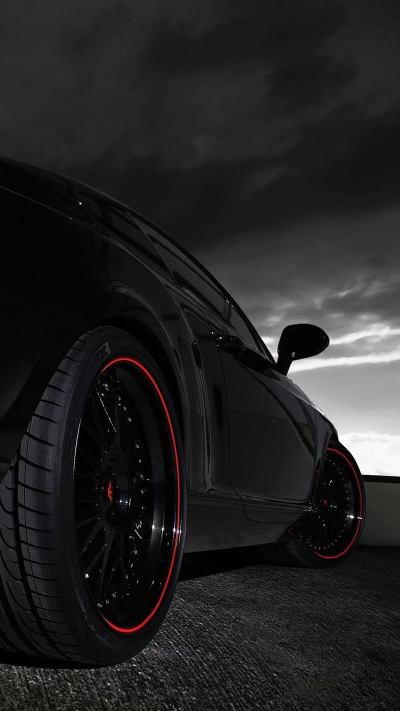
#> input picture task_1/images/car.jpg, 800 x 1422 px, found by its file name (shown at 1/2 size)
$ python contours.py
#> lines starting #> are read from the running program, lines starting #| are printed output that depends on the picture; after the words box and inside, x2 and y2 are one past the last pixel; in counts of white or black regions, pixels touching at a corner belong together
import cv2 as cv
import numpy as np
img=cv.imread('Images/car.jpg')
#> img is the input picture: shape (1422, 800, 3); mean B, G, R 35.3, 35.2, 35.8
cv.imshow('Car',img)

img= cv.resize(img,None, fx=0.7,fy=0.7)
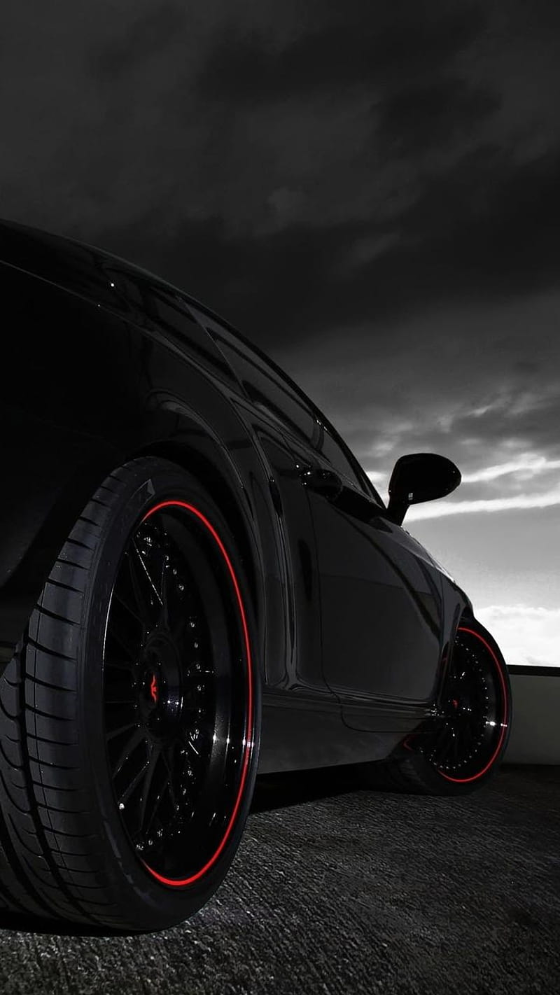
#> img: shape (995, 560, 3); mean B, G, R 35.3, 35.1, 35.7
gray = cv.cvtColor(img, cv.COLOR_BGR2GRAY)
cv.imshow('Gray', gray)


blur = cv.GaussianBlur(gray, (5,5), cv.BORDER_DEFAULT)
cv.imshow('Blur', blur)

canny = cv.Canny(img, 125, 175)
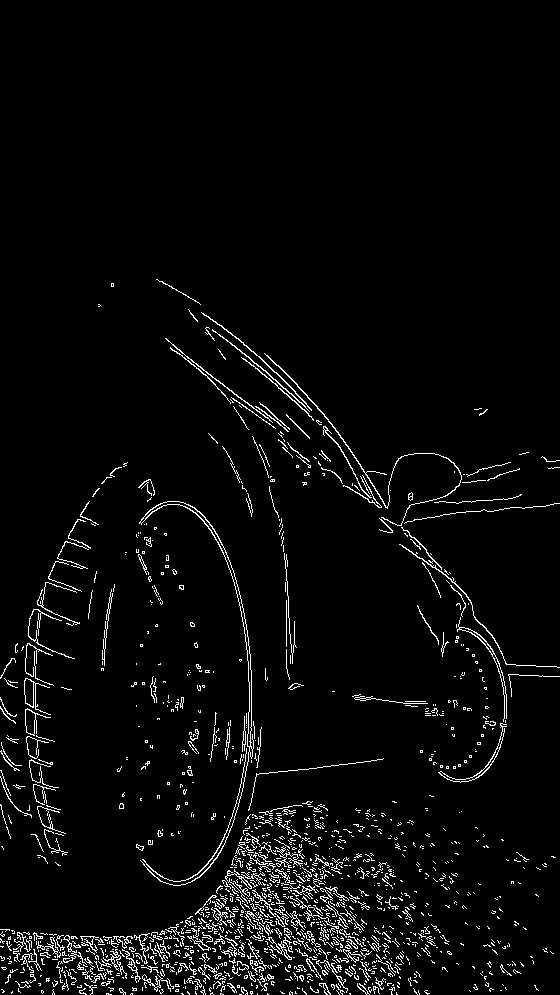
#> canny: shape (995, 560); 3.8% white in thin lines or dots, all inside (x1, y1, x2, y2) = (0, 279, 560, 995)
cv.imshow('Canny Edges', canny)


ret, thresh = cv.threshold(gray, 125, 255, cv.THRESH_BINARY)
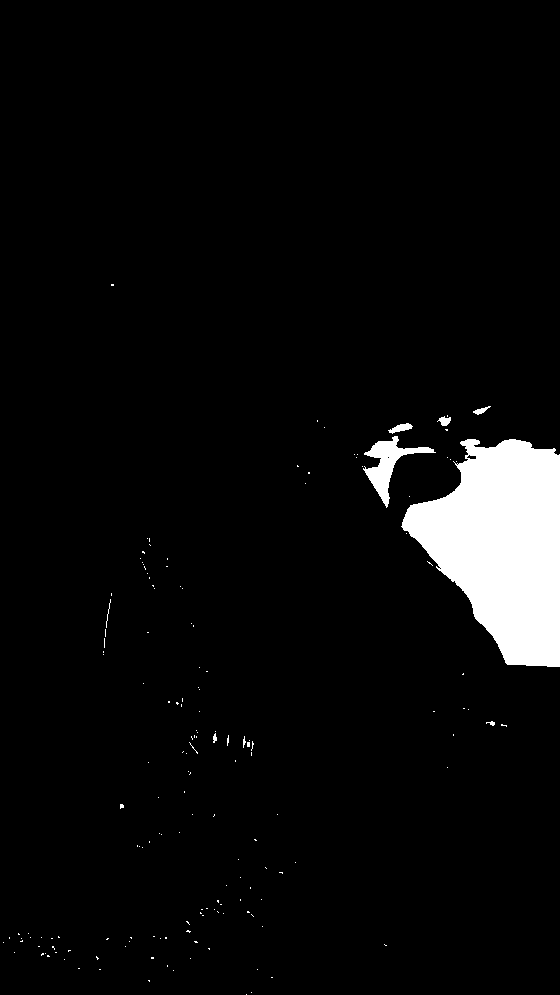
#> thresh: shape (995, 560); 4.6% white; 164 white regions (155 under 20 px)
cv.imshow('Thresh', thresh)

contours, hierarchies = cv.findContours(canny, cv.RETR_LIST, cv.CHAIN_APPROX_SIMPLE)
#> contours = 1657 contours, 1594 with area under 20; largest, box (x1, y1, x2, y2) and area: (139, 501, 254, 886) 969, (140, 501, 252, 747) 805, (24, 678, 51, 715) 227, (25, 708, 51, 736) 214, (24, 678, 34, 707) 212
print(f'{len(contours)} contour(s) found!')
#| 1657 contour(s) found!

blank = np.zeros(img.shape, dtype='uint8')
cv.imshow('Blank', blank)


cv.drawContours(blank, contours, -1, (0,0,255), 1)
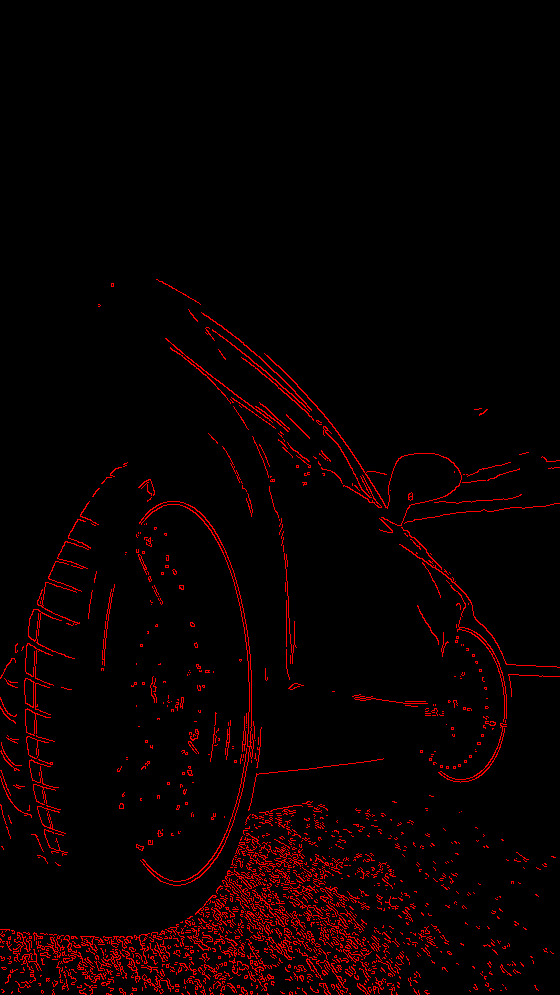
#> blank: shape (995, 560, 3); mean of channels 0, 1, 2 0, 0, 9.6; drawn as B, G, R
cv.imshow('Contours Drawn', blank)


cv.waitKey(0)
